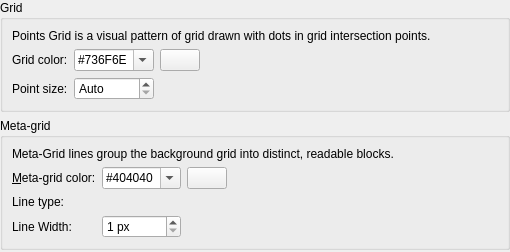
<?xml version="1.0" encoding="UTF-8"?>
<ui version="4.0">
 <class>LC_SettingsPageGridPoints</class>
 <widget class="QWidget" name="LC_SettingsPageGridPoints">
  <property name="geometry">
   <rect>
    <x>0</x>
    <y>0</y>
    <width>510</width>
    <height>252</height>
   </rect>
  </property>
  <layout class="QGridLayout" name="gridLayout_main">
   <property name="leftMargin">
    <number>0</number>
   </property>
   <property name="topMargin">
    <number>0</number>
   </property>
   <property name="rightMargin">
    <number>0</number>
   </property>
   <property name="bottomMargin">
    <number>0</number>
   </property>
   <item row="3" column="0">
    <spacer name="verticalSpacer">
     <property name="orientation">
      <enum>Qt::Orientation::Vertical</enum>
     </property>
     <property name="sizeHint" stdset="0">
      <size>
       <width>0</width>
       <height>0</height>
      </size>
     </property>
    </spacer>
   </item>
   <item row="1" column="0">
    <widget class="QGroupBox" name="groupBox_8">
     <property name="title">
      <string>Grid</string>
     </property>
     <layout class="QGridLayout" name="gridLayout">
      <item row="0" column="0" colspan="4">
       <widget class="QLabel" name="label">
        <property name="text">
         <string>Points Grid is a visual pattern of grid drawn with dots in grid intersection points. </string>
        </property>
        <property name="wordWrap">
         <bool>true</bool>
        </property>
       </widget>
      </item>
      <item row="1" column="2">
       <widget class="LC_ColorButton" name="pb_gridPoints">
        <property name="sizePolicy">
         <sizepolicy hsizetype="Maximum" vsizetype="Fixed">
          <horstretch>0</horstretch>
          <verstretch>0</verstretch>
         </sizepolicy>
        </property>
        <property name="toolTip">
         <string>Point

Click to select color.</string>
        </property>
       </widget>
      </item>
      <item row="1" column="1">
       <widget class="QComboBox" name="cbGridPointsColor">
        <property name="toolTip">
         <string>Grid Point Color

Color for grid points</string>
        </property>
        <property name="editable">
         <bool>true</bool>
        </property>
        <item>
         <property name="text">
          <string notr="true">#736F6E</string>
         </property>
        </item>
       </widget>
      </item>
      <item row="1" column="0">
       <widget class="QLabel" name="lGridColor">
        <property name="text">
         <string>Grid color:</string>
        </property>
        <property name="buddy">
         <cstring>cbGridPointsColor</cstring>
        </property>
       </widget>
      </item>
      <item row="1" column="3">
       <spacer name="horizontalSpacer_2">
        <property name="orientation">
         <enum>Qt::Orientation::Horizontal</enum>
        </property>
        <property name="sizeHint" stdset="0">
         <size>
          <width>0</width>
          <height>0</height>
         </size>
        </property>
       </spacer>
      </item>
      <item row="2" column="0">
       <widget class="QLabel" name="label_3">
        <property name="text">
         <string>Point size:</string>
        </property>
        <property name="buddy">
         <cstring>sbPointSize</cstring>
        </property>
       </widget>
      </item>
      <item row="2" column="1">
       <widget class="QSpinBox" name="sbPointSize">
        <property name="toolTip">
         <string>Point Size

Size of individual point of the grid, in pixels.
If &quot;Auto&quot; is selected - the size will be 1 logical pixel (adjusted for hiDPI)</string>
        </property>
        <property name="specialValueText">
         <string>Auto</string>
        </property>
        <property name="suffix">
         <string> px</string>
        </property>
        <property name="maximum">
         <number>5</number>
        </property>
       </widget>
      </item>
     </layout>
    </widget>
   </item>
   <item row="2" column="0">
    <widget class="QGroupBox" name="groupBox_6">
     <property name="title">
      <string>Meta-grid</string>
     </property>
     <layout class="QGridLayout" name="gridLayout_20">
      <item row="2" column="0">
       <widget class="QLabel" name="lMetaGridLineType">
        <property name="text">
         <string>Line type: </string>
        </property>
        <property name="buddy">
         <cstring>wMetaGridPointsLineType</cstring>
        </property>
       </widget>
      </item>
      <item row="3" column="1">
       <widget class="QSpinBox" name="sbMetaGridPointsWidth">
        <property name="toolTip">
         <string>Meta-Grid Line Width

Width of Meta Grid line if grid is drawn by points</string>
        </property>
        <property name="suffix">
         <string> px</string>
        </property>
        <property name="minimum">
         <number>1</number>
        </property>
        <property name="maximum">
         <number>10</number>
        </property>
        <property name="value">
         <number>1</number>
        </property>
       </widget>
      </item>
      <item row="1" column="1">
       <widget class="QComboBox" name="cbMetaGridPointsColor">
        <property name="toolTip">
         <string>Meta-Grid Color

Color for Meta Grid lines if grid drawn by points</string>
        </property>
        <property name="editable">
         <bool>true</bool>
        </property>
        <item>
         <property name="text">
          <string notr="true">#404040</string>
         </property>
        </item>
       </widget>
      </item>
      <item row="1" column="2">
       <widget class="LC_ColorButton" name="pb_metaPoints">
        <property name="sizePolicy">
         <sizepolicy hsizetype="Maximum" vsizetype="Fixed">
          <horstretch>0</horstretch>
          <verstretch>0</verstretch>
         </sizepolicy>
        </property>
        <property name="toolTip">
         <string>Meta-Grid Line

Click to select color.</string>
        </property>
       </widget>
      </item>
      <item row="1" column="0">
       <widget class="QLabel" name="lMetaGridColor">
        <property name="text">
         <string>&amp;Meta-grid color:</string>
        </property>
        <property name="buddy">
         <cstring>cbMetaGridPointsColor</cstring>
        </property>
       </widget>
      </item>
      <item row="1" column="3">
       <spacer name="horizontalSpacer">
        <property name="orientation">
         <enum>Qt::Orientation::Horizontal</enum>
        </property>
        <property name="sizeHint" stdset="0">
         <size>
          <width>0</width>
          <height>0</height>
         </size>
        </property>
       </spacer>
      </item>
      <item row="3" column="0">
       <widget class="QLabel" name="lMetaGridLineWidth">
        <property name="text">
         <string>Line Width:</string>
        </property>
        <property name="buddy">
         <cstring>sbMetaGridPointsWidth</cstring>
        </property>
       </widget>
      </item>
      <item row="2" column="1" colspan="2">
       <widget class="QG_LineTypeBox" name="wMetaGridPointsLineType" native="true">
        <property name="toolTip">
         <string>Meta-Grid Line Type

Type of Meta Grid line if grid is drawn as points</string>
        </property>
       </widget>
      </item>
      <item row="0" column="0" colspan="4">
       <widget class="QLabel" name="label_2">
        <property name="text">
         <string>Meta-Grid lines group the background grid into distinct, readable blocks. </string>
        </property>
        <property name="wordWrap">
         <bool>true</bool>
        </property>
       </widget>
      </item>
     </layout>
    </widget>
   </item>
  </layout>
 </widget>
 <customwidgets>
  <customwidget>
   <class>QG_LineTypeBox</class>
   <extends>QWidget</extends>
   <header>qg_linetypebox.h</header>
  </customwidget>
  <customwidget>
   <class>LC_ColorButton</class>
   <extends>QPushButton</extends>
   <header>lc_color_button.h</header>
  </customwidget>
 </customwidgets>
 <resources/>
 <connections/>
</ui>
